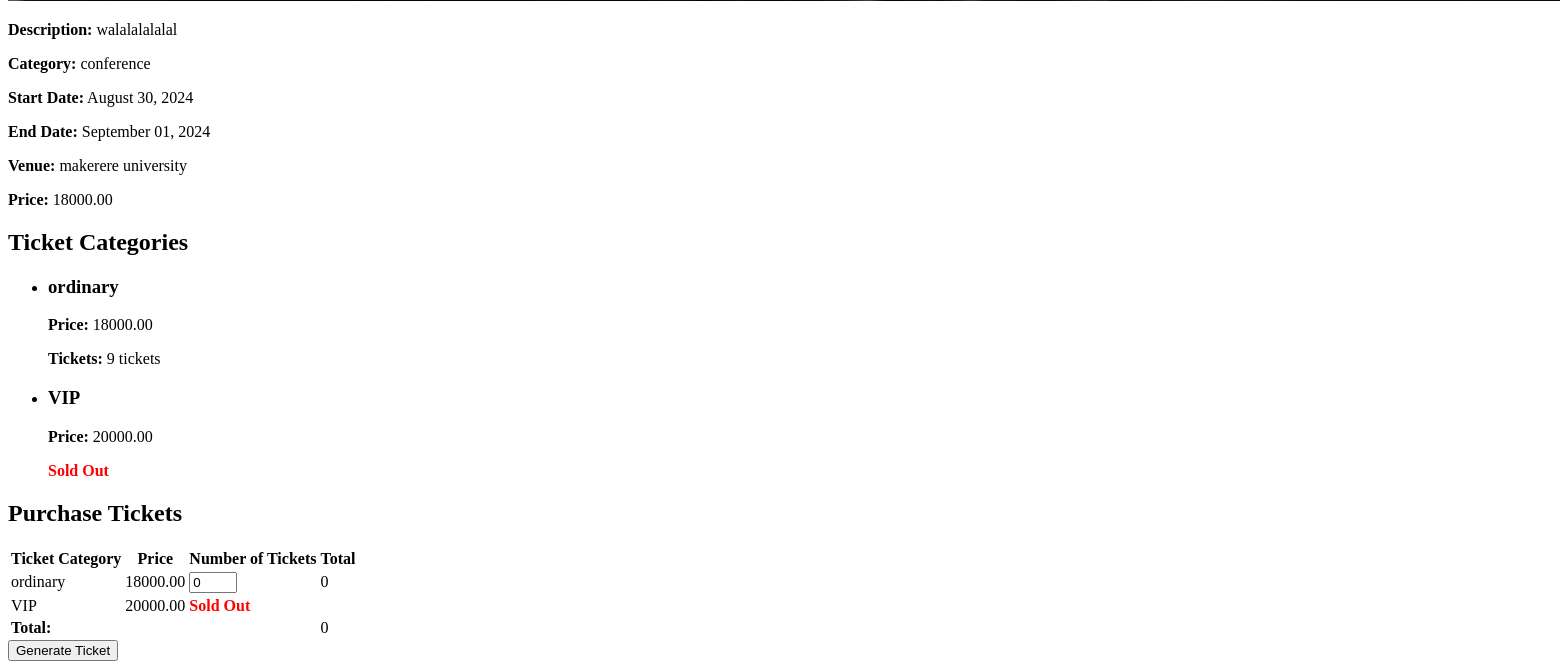
Before: /tickets/buy_ticket/5/ (signed in, lower part) with the older database file.
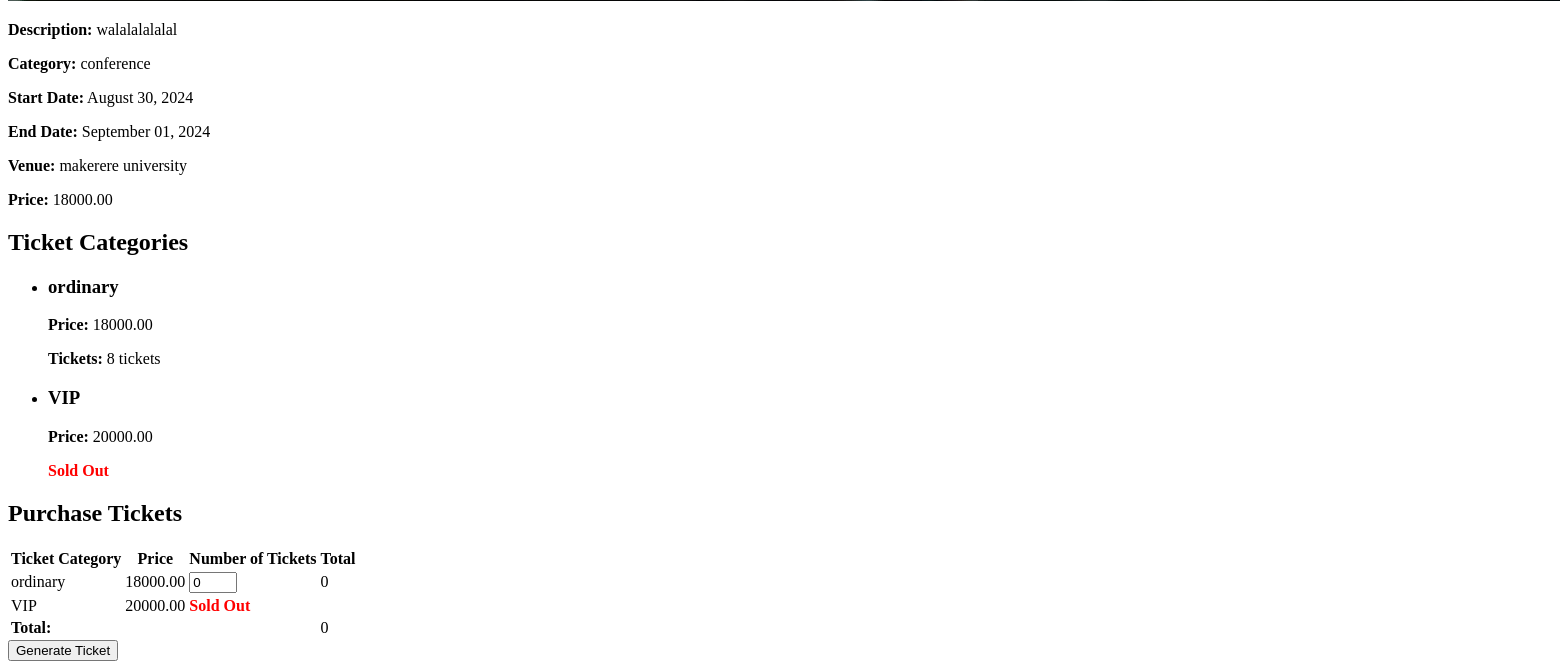
After: the same page with the newer database file.
### events/models.py (models this page shows, shortened)
class TicketCategory(models.Model):
    event = models.ForeignKey(Event, on_delete=models.CASCADE, related_name='ticket_categories')  # Mandatory, linked to Event
    category_title = models.CharField(max_length=100)  # Required field
    category_price = models.DecimalField(max_digits=10, decimal_places=2)  # Required field
    category_tickets_available = models.PositiveIntegerField()  # Required field
    category_tickets_sold = models.PositiveIntegerField(default=0)  # New field to track tickets sold in this category

### tickets/views.py (the view, shortened to what this page needs)
# urls.py: path('buy_ticket/<int:event_id>/', views.buy_ticket, name='buy_ticket'),
@login_required
def buy_ticket(request, event_id):
    event = get_object_or_404(Event, id=event_id)
    categories = event.ticket_categories.all()
    if event.is_sold_out():
        return render(request, 'tickets/sold_out.html', {'event': event})
    ticket_data = []
    ordinary_ticket_data = None
    for category in categories:
        remaining_tickets = category.category_tickets_available - category.category_tickets_sold
        ticket_data.append({
            'category': category,
            'tickets_remaining': remaining_tickets
        })
    if not categories.exists():
        ordinary_remaining = event.tickets_available - event.tickets_sold
        ordinary_ticket_data = {
            'price': event.sale_price,
            'tickets_remaining': ordinary_remaining
        }
    context = {
        'event': event,
        'ticket_data': ticket_data,
        'ordinary_ticket_data': ordinary_ticket_data
    }
    return render(request, 'tickets/buy_ticket.html', context)

### events/models.py (called while the page is built)
    def is_sold_out(self):
        return self.tickets_available is not None and self.tickets_sold >= self.tickets_available

### templates/tickets/buy_ticket.html (shortened to what this page needs)
<!DOCTYPE html>
<html lang="en">
<head>
</head>
<body>
    <p><strong>Description:</strong> {{ event.description }}</p>
    <p><strong>Category:</strong> {{ event.category }}</p>
    <p><strong>Start Date:</strong> {{ event.start_date|date:"F d, Y" }}</p>
    {% if event.end_date %}
        <p><strong>End Date:</strong> {{ event.end_date|date:"F d, Y" }}</p>
    {% endif %}
    <p><strong>Venue:</strong> {{ event.venue_name }}</p>
    <p><strong>Price:</strong> {{ event.sale_price }}</p>
    {% if ticket_data %}
        <h2>Ticket Categories</h2>
        <ul>
            {% for data in ticket_data %}
            <li>
                <h3>{{ data.category.category_title }}</h3>
                <p><strong>Price:</strong> {{ data.category.category_price }}</p>
                {% if data.tickets_remaining > 0 %}
                <p><strong>Tickets:</strong> {{ data.tickets_remaining }} tickets</strong></p>
                {% else %}
                    <p style="color: red;"><strong>Sold Out</strong></p>
                {% endif %}
            </li>
        {% endfor %}
        </ul>
    {% endif %}
    <h2>Purchase Tickets</h2>
    <form method="post">
        <table>
            <tr>
                <th>Ticket Category</th>
                <th>Price</th>
                <th>Number of Tickets</th>
                <th>Total</th>
            </tr>
            {% if ticket_data %}
                {% for data in ticket_data %}
                    <tr>
                        <td>{{ data.category.category_title }}</td>
                        <td>{{ data.category.category_price }}</td>
                        {% if data.tickets_remaining > 0 %}
                            <td><input type="number" name="quantity_{{ data.category.id }}" value="0" min="0" max="{{ data.tickets_remaining }}"></td>
                            <td class="total_price">0</td>
                        {% else %}
                            <td colspan="2" style="color: red;"><strong>Sold Out</strong></td>
                        {% endif %}
                    </tr>
                {% endfor %}
            {% endif %}
            <tr>
                <td colspan="3"><strong>Total:</strong></td>
                <td id="grand_total">0</td>
            </tr>
        </table>
        <button type="submit">Generate Ticket</button>
    </form>
</body>
</html>

Changed rows visible on the page:
changed TicketCategory "ordinary": tickets_remaining "9" → "8"
